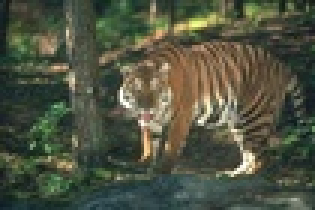
%> input picture assn6 - MoGs/tiger.jpg, 105 x 70 px, shrunk from 481 x 321 before the run (shown 3 times larger)
$ octave mog.m   (GNU Octave 9; MATLAB toolbox functions it lacks are replaced by stand-ins)
%> lines starting %> are read from the running program, lines starting %| are printed output that depends on the picture
%% HW06 mog
clear
K = 3;
%%
plane = 'plane.jpg';
tiger = 'tiger.jpg';
boy = 'kid.jpg';

my_mog(tiger, K);


%%
function [] = my_mog(filename, K)
    area = solver(filename, K);
    for k = 1:K
        fig = imagesc(area(:,:,k))
        colorbar
        new_filename = strcat(erase(filename,'.jpg'), '_mog', string(K), '-', string(k), '.jpg');
        saveas(fig, new_filename);
    end
end

%%
function [area] = solver(filename, K)
%> called with filename = 'tiger.jpg', K = 3
    iter = 0;
    max_iter = 100000;
    img = imread(filename);
%> img is the input picture: size 70x105x3 uint8; mean R, G, B 79, 83.3, 65
    img = rgb2lab(img);
%> img: size 70x105x3 double; mean of channels 1, 2, 3 34.2, -5.2, 10.1
    img_size = size(img); row = img_size(1); col = img_size(2);tot = row*col;
%> after `img_size = size(img)`: img_size = [70 105 3]
%> after `row = img_size(1)`: row = 70
%> after `col = img_size(2)`: col = 105
%> after `tot = row*col`: tot = 7350
    sqz_img = squeeze(reshape(img, [1, tot, 3]));

    mean = my_kmeans(filename, img, K)
    pi = ones(K,1); pi=pi*1/K;
    resp = get_resp(K, pi, sqz_img, tot, mean);

    while(iter<max_iter)
        old_resp = resp;
        [mean, sigma, pi] = calculate(K, resp, sqz_img);
        resp = get_resp(K, pi, sqz_img, tot, mean, sigma);

        if abs(old_resp - resp) < 10^(-10)
            area = reshape(resp, [row, col, K]);
            mean
            sigma
            pi
            break;
        else
            iter = iter+1;
            continue;
        end
    end
end

%%
function [mean, sigma, pi] = calculate(K, resp, sqz_img)
    %pi
    pi_sum = sum(resp, 1);
    tot_pi = sum(pi_sum, 2);
    pi = pi_sum/tot_pi; pi=pi';

    %mean
    mean = zeros(K,3);
    for k=1:K
        for i = 1:3
            mean(k,i) = sum(sqz_img(:,i).*resp(:,k),1)/pi_sum(k);
        end
    end

    %sigma
    sigma = zeros(3,3,K);
    for k=1:K
        r = resp(:, k); r = repmat(r, 1, 3);
        dif = sqz_img - mean(k,:);
        r_dif = dif.*r;
        sigma(:,:,k) = (r_dif'*dif)/pi_sum(k);
    end

    return
end

%%
function resp = get_resp(K, pi, sqz_img, tot, mean, sigma)
    if nargin < 6
        sigma = eye(3, 3); sigma = sigma*3;
        sigma = repmat(sigma, 1, 1, K);
    end

    y = zeros(tot, K);

    for k=1:K
        y(:,k) = mvnpdf(sqz_img(:,:), mean(k,:), sigma(:,:,k));
    end

    sum = y*pi;
    pi_long = repmat(pi', tot, 1);
    y = pi_long.*y;
    resp = y./sum;
    return
end

%%
function [final_init] = my_kmeans(filename, img, K)
    [area, final_init] = solver_kmeans(img, K); final_init
    fig = imshow(label2rgb(area));
    new_filename = strcat(erase(filename,'.jpg'), '_kmeans', string(K), '.jpg');
    saveas(fig, new_filename);
    return
end

%%
function [area, final_init] = solver_kmeans(img, K)
%> called with K = 3
    mm = zeros(3,2);
    for i=1:3
        mm(i,1) = min(min(img(:,:,i)));
        mm(i,2) = max(max(img(:,:,i)));
    end
%> after the loop, mm = [7.87 99.78; -26.61 16.09; -7.49 52.73]
    diff = mm(:,2) - mm(:,1);
%> diff = [91.91; 42.71; 60.22]

    rng('shuffle')
    init = rand(3,K);
    init = init.*diff+mm(:,1);init = init';
%> after `init = init.*diff+mm(:,1)`: init = [85.48 31.66 79.91; 5.76 -4.78 -13.66; 17.84 16.9 21.21]
%> after `init = init'`: init = [85.48 5.76 17.84; 31.66 -4.78 16.9; 79.91 -13.66 21.21]
    img_size = size(img); row = img_size(1); col = img_size(2);
%> after `img_size = size(img)`: img_size = [70 105 3]
%> after `row = img_size(1)`: row = 70
%> after `col = img_size(2)`: col = 105

    iter = 0;
    max_iter = 1000;

    while(iter<max_iter)
        [flag, next_init] = update(img, init,K, row, col);
        if flag
            area = comp_dist(img, next_init, K, row, col);
            final_init = next_init;
            break;
        else
            init = next_init;
            iter = iter+1;
            continue;
        end
    end
%> this loop made 29 passes
%> (old_init in update, flag, init) on passes 1 to 5: ([85.48 5.76 17.84; 31.66 -4.78 16.9; 79.91 -13.66 21.21], 0, [74.48 2.29 17.5; 31.35 -5.44 9.39; 65.66 -6.7 21.13]), ([74.48 2.29 17.5; 31.35 -5.44 9.39; 65.66 -6.7 21.13], 0, [76.92 0.603 16.67; 29.47 -5.95 8.44; 55.11 -1.62 20.32]), ([76.92 0.603 16.67; 29.47 -5.95 8.44; 55.11 -1.62 20.32], 0, [77.84 -1.59 18.28; 27.86 -6.62 7.52; 50.17 -0.397 18.66]), ([77.84 -1.59 18.28; 27.86 -6.62 7.52; 50.17 -0.397 18.66], 0, [76.32 -2.17 19.16; 26.98 -6.92 7.01; 47.61 -0.736 17.61]), ([76.32 -2.17 19.16; 26.98 -6.92 7.01; 47.61 -0.736 17.61], 0, [74.51 -2.04 19.25; 26.37 -7.04 6.67; 45.94 -1.26 16.98])
%> (flag, init) on passes 27 to 28: (0, [66.4 -0.785 19.45; 24.38 -7.14 5.49; 40.68 -3.41 14.8]), (0, [66.4 -0.785 19.45; 24.38 -7.14 5.49; 40.68 -3.41 14.8])
%> pass 1, in update, `resp = comp_dist(img,init, K, row, col);`:
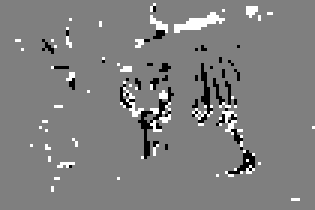
%> resp: size 70x105 double (shown 3 times larger); min 1, max 3, mean 2; drawn with min black and max white
%> pass 3, in update (call 3), `resp = comp_dist(img,init, K, row, col);`:
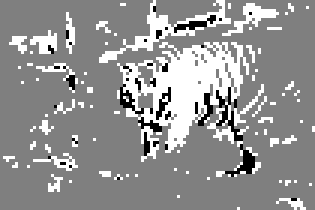
%> resp: size 70x105 double (shown 3 times larger); min 1, max 3, mean 2.16; drawn with min black and max white
%> after the loop:
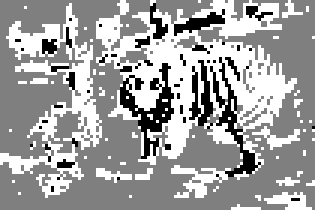
%> area: size 70x105 double (shown 3 times larger); min 1, max 3, mean 2.26; drawn with min black and max white
%> after the loop, iter = 28
%> in my_kmeans, `[area, final_init] = solver_kmeans(img, K)`: final_init = [66.4 -0.785 19.45; 24.38 -7.14 5.49; 40.68 -3.41 14.8]
%> in my_kmeans, `fig = imshow(label2rgb(area));`:
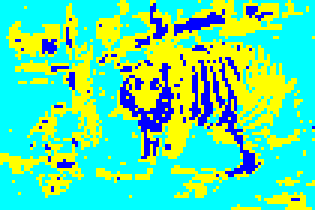
%> displayed picture: size 70x105x3, on the screen's scale of 0 to 255 (shown 3 times larger); mean R, G, B 90, 230.2, 165
%> in solver, `mean = my_kmeans(filename, img, K)`: mean has the same summary as final_init in my_kmeans
%> in get_resp, `sum = y*pi;`: sum = 7350 values, max 0.00393 at index 163, min 6.89e-165 at index 4558, mean 0.000115
%> the loop in solver, `while(iter<max_iter)` made 254 passes
%> (pi_sum in calculate, pi, mean) on passes 1 to 3: ([715.9 4034.5 2599.7], [0.0974; 0.549; 0.354], [66.37 -0.814 19.45; 24.36 -7.12 5.49; 40.65 -3.44 14.77]), ([719.3 4040.3 2590.3], [0.0979; 0.55; 0.352], [65.44 -1.05 19.4; 24.72 -7.09 5.51; 40.35 -3.43 14.76]), ([694.2 4024.3 2631.5], [0.0945; 0.548; 0.358], [65.36 -1.34 19.32; 24.95 -7.04 5.42; 40.16 -3.42 14.91])
%> after the loop in solver, `while(iter<max_iter)`:
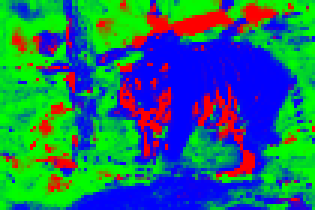
%> area: size 70x105x3 double (shown 3 times larger); mean R, G, B 0.131, 0.439, 0.43
%> after the loop in solver, `while(iter<max_iter)`: iter = 253
%> the loop in my_mog, `for k = 1:K` made 3 passes
%> pass 1, in my_mog, `colorbar`:
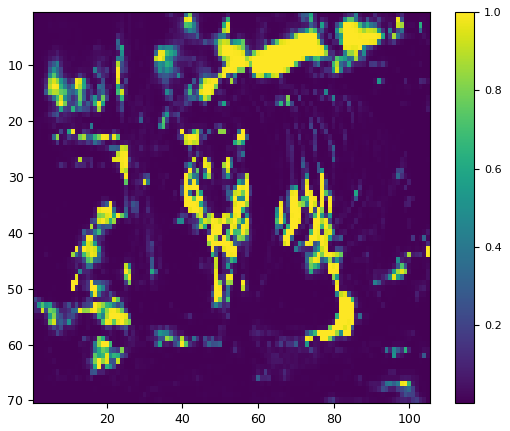
%> figure redrawn from the program's plot data
%> `my_mog(tiger, K);`:
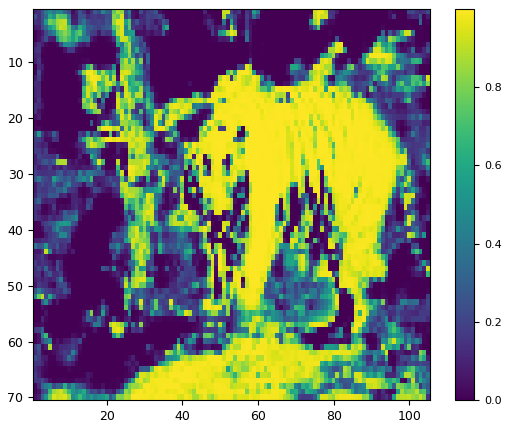
%> figure redrawn from the program's plot data
end

%%
function [flag, next_init] = update(img, init, K, row, col)

    old_init = init;
    next_init = zeros(size(old_init));

    resp = comp_dist(img,init, K, row, col);

    for k = 1:K
        tmp = resp == k;
        num = sum(sum(tmp,1),2);

        for i = 1:3
            if num ~= 0
                next_init(k,i) = sum(sum(img(:,:,i).*tmp,1),2)/num;
            else
                next_init(k,:) = old_init(k,:);
            end
        end
    end

    if next_init == old_init
        flag = 1;
    else
        flag = 0;
    end

    return
end

%%
function resp = comp_dist(img, init, K, row, col)
    d = zeros(row, col, K);
    for k = 1:K
        d(:,:,k) = lab_dist(img,init(k,:));
    end
    D = cat(4, d(:,:,:));
    [~, resp] = min(D, [], 3);
    return
end

%%
function dist = lab_dist(img, init)
    cal = zeros(size(img));
    for i = 1:3
        cal(:,:,i) = img(:,:,i) - init(i);
    end
    tmp = cal.*cal;
    dist = sum(tmp,3);
    return
end
